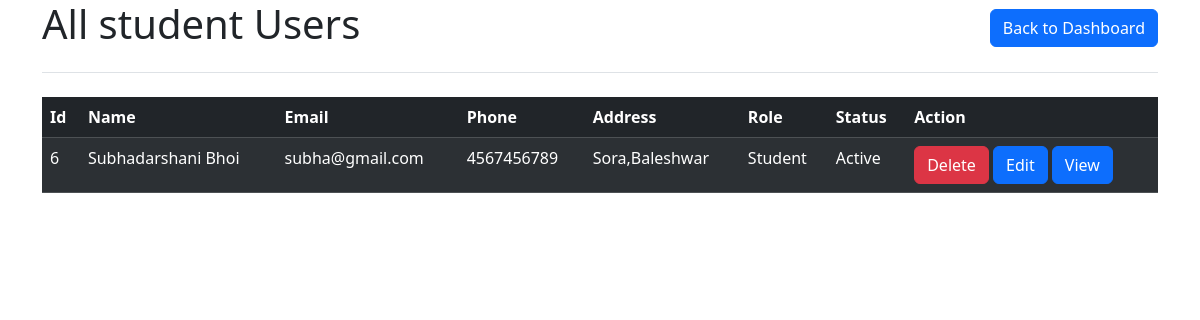
The page /student/ on the database its author committed.
### college_management/models.py (models this page shows, shortened)
class User(models.Model):
    name = models.CharField(max_length=100)
    email = models.EmailField()
    phone = models.IntegerField()
    password = models.CharField(max_length=30)
    address = models.CharField(max_length=200)
    role = models.ForeignKey(Role, on_delete=models.CharField)
    status = models.CharField(max_length=20, choices=choices, default=0)

class Role(models.Model):
    role_name = models.CharField(max_length=30)
    def __str__(self):
        return self.role_name

### college_management/views.py (the view)
# urls.py: path('student/', views.student,name='student'),
def student(request):
    student = User.objects.filter(role=3)
    return render(request, 'user_data_table.html', {'data': [student, 'student']})

### templates/user_data_table.html (shortened to what this page needs)
<!DOCTYPE html>
<html lang="en">
<head>
    <link rel="stylesheet" href="https://cdn.jsdelivr.net/npm/bootstrap@5.3.2/dist/css/bootstrap.min.css">
</head>
<body>
<div class="container">
<header>
    <div class="d-flex flex-column flex-md-row align-items-center pb-3 mb-4 border-bottom">
<h1>All {{ data.1 }} Users</h1>
<nav class="d-inline-flex mt-2 mt-md-0 ms-md-auto gap-2">
    <a href="{% url 'dashboard'%}" class="btn btn-primary">Back to Dashboard</a>
</nav>
    </div>
</header>
    <table class="table table-dark table-striped">
        <thead>
        <tr>
            <th>Id</th>
            <th>Name</th>
            <th>Email</th>
            <th>Phone</th>
            <th>Address</th>
            <th>Role</th>
            <th>Status</th>
            <th>Action</th>
        </tr>
        </thead>
        <tbody>
        {% for user in data.0 %}
            <tr>
                <td>{{ user.id }}</td>
                <td>{{ user.name }}</td>
                <td>{{ user.email }}</td>
                <td>{{ user.phone }}</td>
                <td>{{ user.address }}</td>
                <td>{{ user.role }}</td>
                <td>{{ user.status }}</td>
                <td>
                    <form action="{% url 'dlt_user' user.id %}" method="post"
                          onsubmit="return confirm('Do you want to delete {{ user.name }}\'s data?')">
                        <input class="btn btn-danger" type="submit" value="Delete">
                        <a href="{% url 'get_user_data' user.id %}" class="btn btn-primary">Edit</a>
                        <a type="button" class="btn btn-primary" data-bs-toggle="modal"
                                data-bs-target="#exampleModal" onclick="userdataView({{ user.id }},'{{ user.name }}','{{ user.email }}','{{ user.phone }}','{{ user.role }}','{{ user.status }}')">
                            View
                        </a>
                    </form>
                </td>
            </tr>
        {% endfor %}
        </tbody>
    </table>
</div>
</body>
</html>

### rows shown on the page
User: id "6", name "Subhadarshani Bhoi", email "subha@gmail.com", phone "4567456789", address "Sora,Baleshwar", role "Student", status "Active"
